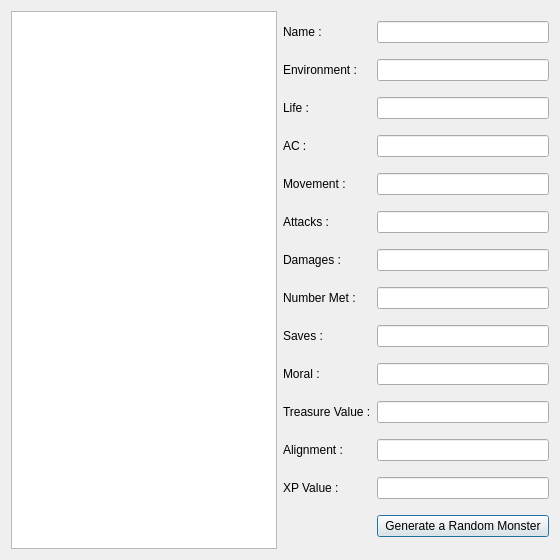
<?xml version="1.0" encoding="UTF-8"?>
<ui version="4.0">
 <class>monsters_options</class>
 <widget class="QDialog" name="monsters_options">
  <property name="geometry">
   <rect>
    <x>0</x>
    <y>0</y>
    <width>560</width>
    <height>560</height>
   </rect>
  </property>
  <property name="windowTitle">
   <string>Options - Add Monsters</string>
  </property>
  <layout class="QGridLayout" name="gridLayout_2">
   <item row="0" column="0">
    <widget class="QListWidget" name="list_monsters"/>
   </item>
   <item row="0" column="1">
    <layout class="QGridLayout" name="gridLayout">
     <item row="1" column="1">
      <widget class="QLineEdit" name="line_monster_environment"/>
     </item>
     <item row="11" column="1">
      <widget class="QLineEdit" name="line_monster_alignment"/>
     </item>
     <item row="0" column="0">
      <widget class="QLabel" name="label">
       <property name="text">
        <string>Name :</string>
       </property>
      </widget>
     </item>
     <item row="1" column="0">
      <widget class="QLabel" name="label_3">
       <property name="text">
        <string>Environment :</string>
       </property>
      </widget>
     </item>
     <item row="2" column="0">
      <widget class="QLabel" name="label_4">
       <property name="text">
        <string>Life :</string>
       </property>
      </widget>
     </item>
     <item row="3" column="0">
      <widget class="QLabel" name="label_5">
       <property name="text">
        <string>AC :</string>
       </property>
      </widget>
     </item>
     <item row="4" column="0">
      <widget class="QLabel" name="label_6">
       <property name="text">
        <string>Movement :</string>
       </property>
      </widget>
     </item>
     <item row="5" column="0">
      <widget class="QLabel" name="label_7">
       <property name="text">
        <string>Attacks :</string>
       </property>
      </widget>
     </item>
     <item row="6" column="0">
      <widget class="QLabel" name="label_8">
       <property name="text">
        <string>Damages :</string>
       </property>
      </widget>
     </item>
     <item row="7" column="0">
      <widget class="QLabel" name="label_9">
       <property name="text">
        <string>Number Met :</string>
       </property>
      </widget>
     </item>
     <item row="8" column="0">
      <widget class="QLabel" name="label_10">
       <property name="text">
        <string>Saves :</string>
       </property>
      </widget>
     </item>
     <item row="11" column="0">
      <widget class="QLabel" name="label_11">
       <property name="text">
        <string>Alignment :</string>
       </property>
      </widget>
     </item>
     <item row="9" column="0">
      <widget class="QLabel" name="label_12">
       <property name="text">
        <string>Moral :</string>
       </property>
      </widget>
     </item>
     <item row="10" column="0">
      <widget class="QLabel" name="label_13">
       <property name="text">
        <string>Treasure Value :</string>
       </property>
      </widget>
     </item>
     <item row="0" column="1">
      <widget class="QLineEdit" name="line_monster_name"/>
     </item>
     <item row="2" column="1">
      <widget class="QLineEdit" name="line_monster_life"/>
     </item>
     <item row="3" column="1">
      <widget class="QLineEdit" name="line_monster_ac"/>
     </item>
     <item row="4" column="1">
      <widget class="QLineEdit" name="line_monster_movement"/>
     </item>
     <item row="5" column="1">
      <widget class="QLineEdit" name="line_monster_attacks"/>
     </item>
     <item row="6" column="1">
      <widget class="QLineEdit" name="line_monster_damages"/>
     </item>
     <item row="7" column="1">
      <widget class="QLineEdit" name="line_monster_numbermet"/>
     </item>
     <item row="8" column="1">
      <widget class="QLineEdit" name="line_monster_saves"/>
     </item>
     <item row="10" column="1">
      <widget class="QLineEdit" name="line_monster_treasure"/>
     </item>
     <item row="12" column="0">
      <widget class="QLabel" name="label_2">
       <property name="text">
        <string>XP Value :</string>
       </property>
      </widget>
     </item>
     <item row="12" column="1">
      <widget class="QLineEdit" name="line_monster_xp"/>
     </item>
     <item row="9" column="1">
      <widget class="QLineEdit" name="line_monster_moral"/>
     </item>
     <item row="13" column="1">
      <widget class="QPushButton" name="button_generate_monster">
       <property name="text">
        <string>Generate a Random Monster</string>
       </property>
      </widget>
     </item>
    </layout>
   </item>
  </layout>
 </widget>
 <resources/>
 <connections/>
</ui>
